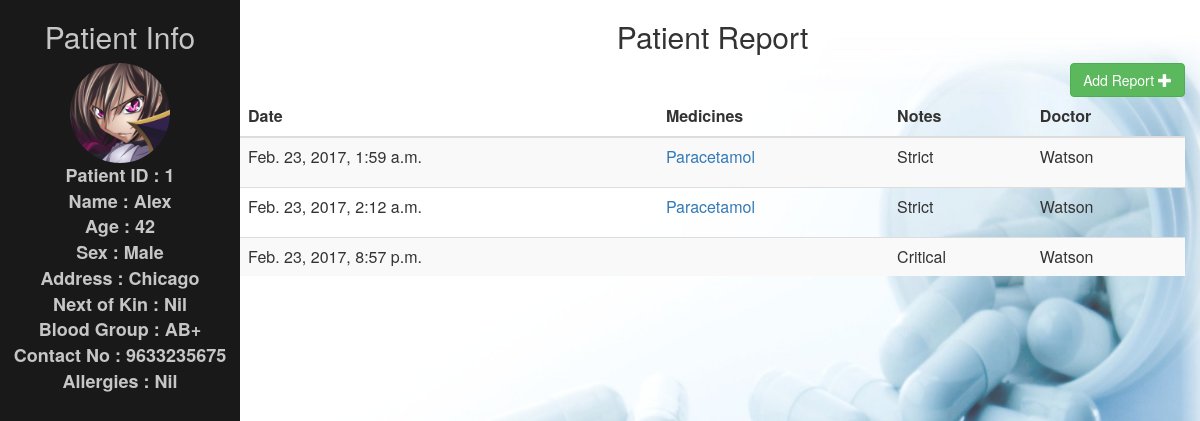
Page /doctor/doc_id=1/patient_id=1/ (signed in) on the committed database.
### doctor/models.py (models this page shows, shortened)
class Patient(models.Model) :
    p_id = models.BigIntegerField(primary_key=True)
    p_image = models.ImageField(upload_to = 'images/patients')
    p_name = models.CharField(max_length = 50)
    p_age = models.IntegerField(null=False)
    p_sx = models.CharField(max_length = 10)
    p_addr = models.CharField(max_length = 100)
    p_NoK = models.CharField(max_length = 50 , default = "Nil")
    p_blood = models.CharField(max_length = 3)
    p_contact = models.CharField(max_length = 50)
    p_allerg = models.CharField(max_length = 100 , default = "Nil")

class Report(models.Model) :
    patient_no = models.ForeignKey(Patient)
    date = models.DateTimeField(auto_now_add = True)
    med = models.CharField(max_length = 1000)
    notes = models.CharField(max_length = 1000)
    doc = models.CharField(max_length = 50)
    class Meta :
        unique_together = (('patient_no' , 'date'),)
    @property
    def medsplit(self) :
        return self.med.split(',')

### doctor/views.py (the view)
# urls.py: url(r'^doc_id=(?P<doc_id>[0-9]+)/patient_id=(?P<patient_id>[0-9]+)/$' , views.info , name = 'patient_info') ,
@login_required(login_url = '/doctor/')
def info(request , patient_id , **kwargs) :
    reports = Report.objects.all()
    mreports = MedReport.objects.all()
    p_info = Patient.objects.all()
    template = loader.get_template('info.html')
    context = {'reports' : reports , 'patient_id' : patient_id , 'mreports' : mreports , 'p_info' : p_info}
    try:
        pid = Report.objects.filter(patient_no=patient_id)
    except Report.DoesNotExist:
        raise Http404("Patient record does not exist in the database")
    return HttpResponse(template.render(context , request))

### doctor/template/info.html (shortened to what this page needs)
<head>
    <link rel="stylesheet" href="https://maxcdn.bootstrapcdn.com/bootstrap/3.3.7/css/bootstrap.min.css">
    <link rel="stylesheet" href="/static/sidebar.css">
    <link rel="stylesheet" href="/static/animate.css">
</head>
<body style="background:url(/../media/images/background/medicines.jpg)no-repeat;background-size:100% 100%;">
    <div id="wrapper">
      <div id="sidebar-wrapper" class="animated slideInLeft">
            <h2>Patient Info</h2>
            {% for p in p_info %}
            {% if p.p_id|slugify == patient_id %}
              <ul class="sidebar-nav">
                <li><img src="/../media/{{p.p_image}}" alt="{{p.p_image}}" class="img-circle img-responsive" height="100" width="100" align="middle" id="displayed"/></li>
                <li>Patient ID : {{patient_id}} <li>
                <li>Name : {{p.p_name}} </li>
                <li>Age : {{p.p_age}} </li>
                <li>Sex : {{p.p_sx}} </li>
                <li>Address : {{p.p_addr}} </li>
                <li>Next of Kin : {{p.p_NoK}} </li>
                <li>Blood Group : {{p.p_blood}} </li>
                <li>Contact No : {{p.p_contact}} </li>
                <li>Allergies : {{p.p_allerg}} </li>
              </ul>
            {%endif%}
            {%endfor%}
      </div>
    <div class="page-content-wrapper">
        <div class="container-fluid" id="report-table">
            <h2>Patient Report</h2>
            <div style="text-align:right;">
              <a href="./add_report/" class="btn btn-success animated slideInRight" id="add-button">Add Report <span class="glyphicon glyphicon-plus"></span></a>
            </div>
            <table class="table table-striped">
                <thead>
                    <tr>
                        <th>Date</th>
                        <th>Medicines</th>
                        <th>Notes</th>
                        <th>Doctor</th>
                    </tr>
                </thead>
                <tbody>
                    {% for r in reports %}
                        {% if patient_id == r.patient_no.p_id|slugify %}
                            <tr>
                                <td>{{r.date}}</td>
                                <td>
                                {% for m in r.medsplit %}
                                    {% for i in mreports %}
                                        {% if m|slugify == i.medname|slugify %}
                                        <p><a style="color:#" href="../med/med_id={{i.med_no}}/">{{m}}</a></p>
                                        {%endif%}
                                    {%endfor%}
                                {%endfor%}
                              </td>
                                <td>{{r.notes}}</td>
                                <td>{{r.doc}}</td>
                            </tr>
                        {% endif %}
                    {% endfor %}
                </tbody>
            </table>
        </div>
      </div>
    </div>
</body>

### doctor/static/sidebar.css (style rules this page uses)
#sidebar-wrapper { z-index: 0; position: absolute; width: 20%; height: 100%; background: #000000; text-align: center; font-weight: bold; font-size: 18px; color: #c0c0c0; opacity: 0.9; }
#displayed { display: block; margin-left: auto; margin-right: auto; }
.sidebar-nav { padding: 0; list-style: none; }
#report-table { width: 100%; text-align: center; padding-left: 20%; overflow: hidden; }
#add-button { float: right; }

### rows in the picture
Patient: p_image (picture), p_id "1", p_name "Alex", p_age "42", p_sx "Male", p_addr "Chicago", p_NoK "Nil", p_blood "AB+", p_contact "9633235675", p_allerg "Nil"
Report: date "Feb. 23, 2017, 1:59 a.m.", med "Paracetamol", notes "Strict", doc "Watson"
Report: date "Feb. 23, 2017, 2:12 a.m.", med "Paracetamol", notes "Strict", doc "Watson"
Report: date "Feb. 23, 2017, 8:57 p.m.", notes "Critical", doc "Watson"
